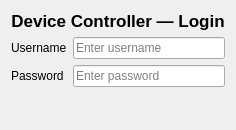
<?xml version="1.0" encoding="UTF-8"?>
<ui version="4.0">
 <class>LoginWindow</class>
 <widget class="QDialog" name="LoginWindow">
  <property name="geometry">
   <rect>
    <x>0</x>
    <y>0</y>
    <width>229</width>
    <height>130</height>
   </rect>
  </property>
  <property name="windowTitle">
   <string>DCM — Login</string>
  </property>
  <layout class="QVBoxLayout" name="verticalLayout">
   <item>
    <widget class="QLabel" name="titleLabel">
     <property name="font">
      <font>
       <pointsize>13</pointsize>
       <bold>true</bold>
      </font>
     </property>
     <property name="text">
      <string>Device Controller — Login</string>
     </property>
     <property name="alignment">
      <set>Qt::AlignmentFlag::AlignHCenter</set>
     </property>
    </widget>
   </item>
   <item>
    <layout class="QFormLayout" name="formLayout">
     <item row="0" column="0">
      <widget class="QLabel" name="userLabel">
       <property name="text">
        <string>Username</string>
       </property>
      </widget>
     </item>
     <item row="0" column="1">
      <widget class="QLineEdit" name="userEdit">
       <property name="placeholderText">
        <string>Enter username</string>
       </property>
      </widget>
     </item>
     <item row="1" column="0">
      <widget class="QLabel" name="passLabel">
       <property name="text">
        <string>Password</string>
       </property>
      </widget>
     </item>
     <item row="1" column="1">
      <widget class="QLineEdit" name="passEdit">
       <property name="echoMode">
        <enum>QLineEdit::EchoMode::Password</enum>
       </property>
       <property name="placeholderText">
        <string>Enter password</string>
       </property>
      </widget>
     </item>
    </layout>
   </item>
   <item>
    <widget class="QDialogButtonBox" name="buttonBox">
     <property name="standardButtons">
      <set>QDialogButtonBox::StandardButton::NoButton</set>
     </property>
    </widget>
   </item>
   <item>
    <widget class="QLabel" name="statusLabel">
     <property name="text">
      <string/>
     </property>
     <property name="alignment">
      <set>Qt::AlignmentFlag::AlignHCenter</set>
     </property>
    </widget>
   </item>
  </layout>
 </widget>
 <resources/>
 <connections/>
</ui>
